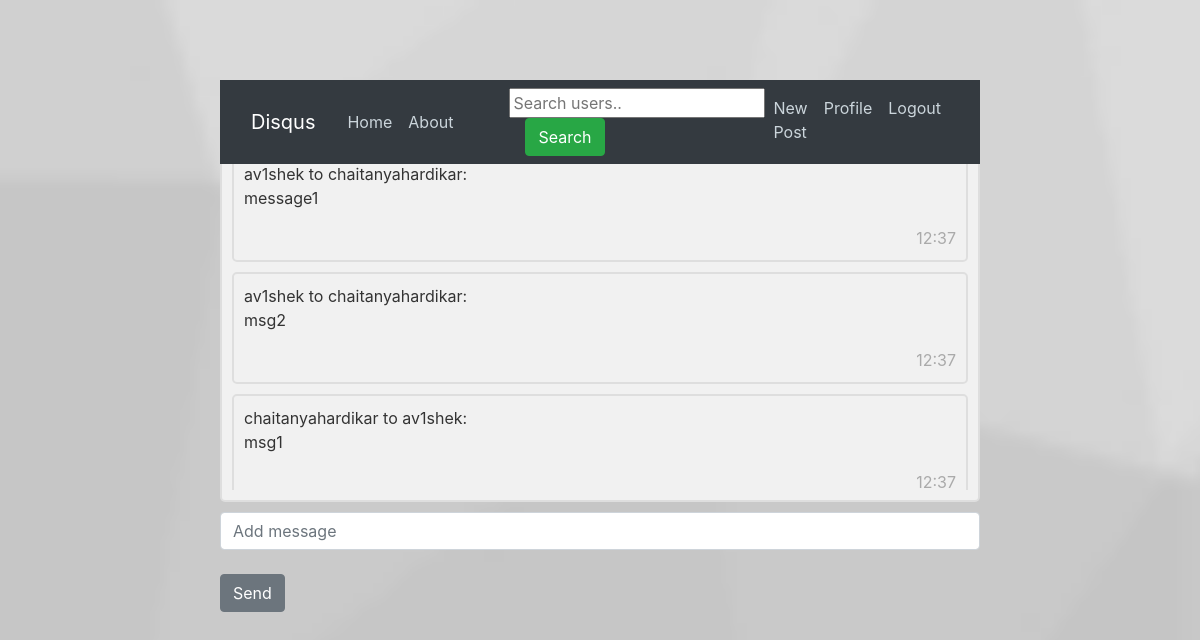
The app's page /chat/chaitanyahardikar/ (signed in) with its own data.
### chat/models.py (models this page shows)
class Message(models.Model):
	sender = models.ForeignKey(User, on_delete=models.CASCADE, related_name='sender')
	receiver = models.ForeignKey(User, on_delete=models.CASCADE, related_name='receiver')
	timestamp = models.DateTimeField(default=timezone.now)
	content = models.CharField(max_length=1000)

### chat/views.py (the view, shortened to what this page needs)
# urls.py: path('<str:username>/', views.Conversation, name='conversation'),
def Conversation(request, username):
	user = request.user
	user2 = User.objects.get(username=username)
	messages = Message.objects.filter(Q(sender=user,receiver=user2) | Q(receiver=user,sender=user2)).order_by('timestamp')
	context = {
		'messages' : messages,
		'user' : user,
	}
	return render(request, 'chat/conversation.html',context)

### chat/templates/chat/conversation.html (shortened to what this page needs)
{% load static %}
<!DOCTYPE html>
<html>
<head>
<link rel="stylesheet" href="https://stackpath.bootstrapcdn.com/bootstrap/4.4.1/css/bootstrap.min.css">
<link href="{% static 'chat/product.css' %}" rel="stylesheet">
<link href="{% static 'chat/mycss2.css' %}" rel="stylesheet">
<link href="{% static 'feed/main.css' %}" rel="stylesheet">
</head>
<body>
<header class="site-header">
    <nav class="navbar navbar-expand-md navbar-dark bg-dark fixed-top">
      <div class="container">
        <a class="navbar-brand mr-4" href="{% url 'feed-home' %}">Disqus</a>
        <div class="collapse navbar-collapse" id="navbarToggle">
          <div class="navbar-nav mr-auto">
            <a class="nav-item nav-link" href="{% url 'feed-home' %}">Home</a>
            <a class="nav-item nav-link" href="{% url 'feed-about' %}">About</a>
          </div>
          <div class="navbar-nav">
            {% if user.is_authenticated %}
              <form
            class="form-inline my-2 my-lg-0 ml-5"
            action="{% url 'search_users' %}"
            method="get"
          >
            <input name="q" type="text" placeholder="Search users.." />
            <button class="btn btn-success mx-2 my-2 my-sm-0 ml-3" type="submit">
              Search
            </button>
          </form>
              <a class="nav-item nav-link" href="{% url 'post-create' %}">New Post</a>
              <a class="nav-item nav-link" href="{% url 'profile' user.username %}">Profile</a>
              <a class="nav-item nav-link" href="{% url 'logout' %}">Logout</a>
            {% else %}
                <a class="nav-item nav-link" href="{% url 'login' %}">Login</a>
                <a class="nav-item nav-link" href="{% url 'register' %}">Register</a>
            {% endif %}
          </div>
        </div>
      </div>
    </nav>
  </header>
<h2>Chat Messages </h2>
<div class="container2" id="container2">
    <div class="anyClass" id="anyClass">
        {% for message in messages %}
          <div class="container2 msg">
            {{ message.sender }} to {{ message.receiver }}: <p> {{ message.content }} </p>
            <span class="time-right"> {{ message.timestamp|date:"G:i" }} </span>
          </div>
        {% endfor %}
    </div>
</div>
<input type="text" class = "form-control" name="usermsg" id="usermsg" placeholder="Add message"><br>
<button class="btn btn-secondary" name="submitmsg" id="submitmsg">Send</button>
</body>
</html>

### chat/static/chat/product.css (style rules this page uses)
.container { max-width: 960px; }
.site-header { background-color: rgba(0, 0, 0, .85); -webkit-backdrop-filter: saturate(180%) blur(20px); backdrop-filter: saturate(180%) blur(20px); }
.site-header a { color: #999; transition: ease-in-out color .15s; }

### chat/static/chat/mycss2.css (style rules this page uses)
body { margin: 0 auto; max-width: 800px; padding: 0 20px; }
.container2 { border: 2px solid #dedede; background-color: #f1f1f1; border-radius: 5px; padding: 10px; margin: 10px 0; }
.msg { overflow-wrap: break-word; }
.container2::after { content: ""; clear: both; display: table; }
.time-right { float: right; color: #aaa; }
.anyClass { height:350px; overflow-x:auto; overflow-y:scroll; }

### feed/static/feed/main.css (style rules this page uses)
body { background: #fafafa; color: #333333; margin-top: 5rem; background: url("/static/blog/bg3.jpeg") no-repeat center fixed; background-size: cover; background-position: center; }
h1, h2, h3, h4, h5, h6 { color: #444444; }
.bg-dark { background-color: #08070a; }
.site-header .navbar-nav .nav-link { color: #cbd5db; }

### records on screen
Message: sender "av1shek", receiver "chaitanyahardikar", content "message1", timestamp "12:37"
Message: sender "av1shek", receiver "chaitanyahardikar", content "msg2", timestamp "12:37"
Message: sender "chaitanyahardikar", receiver "av1shek", content "msg1", timestamp "12:37"
